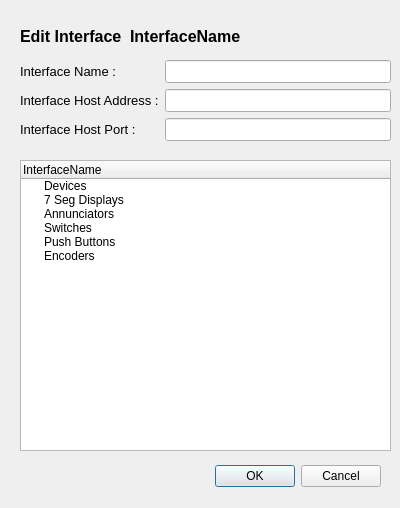
<?xml version="1.0" encoding="UTF-8"?>
<ui version="4.0">
 <class>EditInterface</class>
 <widget class="QDialog" name="EditInterface">
  <property name="geometry">
   <rect>
    <x>0</x>
    <y>0</y>
    <width>400</width>
    <height>508</height>
   </rect>
  </property>
  <property name="windowTitle">
   <string>Edit Interface Dialog</string>
  </property>
  <property name="windowIcon">
   <iconset resource="simopintui.qrc">
    <normaloff>:/imgs/interface.png</normaloff>:/imgs/interface.png</iconset>
  </property>
  <widget class="QDialogButtonBox" name="EditIntBtnBox">
   <property name="geometry">
    <rect>
     <x>40</x>
     <y>460</y>
     <width>341</width>
     <height>32</height>
    </rect>
   </property>
   <property name="orientation">
    <enum>Qt::Orientation::Horizontal</enum>
   </property>
   <property name="standardButtons">
    <set>QDialogButtonBox::StandardButton::Cancel|QDialogButtonBox::StandardButton::Ok</set>
   </property>
  </widget>
  <widget class="QLabel" name="FormInterfaceLbl">
   <property name="geometry">
    <rect>
     <x>20</x>
     <y>26</y>
     <width>111</width>
     <height>20</height>
    </rect>
   </property>
   <property name="font">
    <font>
     <pointsize>12</pointsize>
     <bold>true</bold>
    </font>
   </property>
   <property name="text">
    <string>Edit Interface</string>
   </property>
  </widget>
  <widget class="QLabel" name="FormInterfaceNameLbl">
   <property name="geometry">
    <rect>
     <x>130</x>
     <y>26</y>
     <width>231</width>
     <height>20</height>
    </rect>
   </property>
   <property name="font">
    <font>
     <pointsize>12</pointsize>
     <bold>true</bold>
    </font>
   </property>
   <property name="text">
    <string>InterfaceName</string>
   </property>
  </widget>
  <widget class="QWidget" name="layoutWidget">
   <property name="geometry">
    <rect>
     <x>20</x>
     <y>60</y>
     <width>371</width>
     <height>83</height>
    </rect>
   </property>
   <layout class="QGridLayout" name="gridLayout">
    <item row="0" column="0">
     <widget class="QLabel" name="InterfaceNameLbl">
      <property name="font">
       <font>
        <pointsize>10</pointsize>
       </font>
      </property>
      <property name="text">
       <string>Interface Name : </string>
      </property>
     </widget>
    </item>
    <item row="0" column="1">
     <widget class="QLineEdit" name="InterfaceName">
      <property name="font">
       <font>
        <pointsize>10</pointsize>
       </font>
      </property>
     </widget>
    </item>
    <item row="1" column="0">
     <widget class="QLabel" name="InterfacHostLbl">
      <property name="font">
       <font>
        <pointsize>10</pointsize>
       </font>
      </property>
      <property name="text">
       <string>Interface Host Address :</string>
      </property>
     </widget>
    </item>
    <item row="1" column="1">
     <widget class="QLineEdit" name="InterfaceHost">
      <property name="font">
       <font>
        <pointsize>10</pointsize>
       </font>
      </property>
     </widget>
    </item>
    <item row="2" column="0">
     <widget class="QLabel" name="InterfacePortLbl">
      <property name="font">
       <font>
        <pointsize>10</pointsize>
       </font>
      </property>
      <property name="text">
       <string>Interface Host Port :</string>
      </property>
     </widget>
    </item>
    <item row="2" column="1">
     <widget class="QLineEdit" name="InterfacePort">
      <property name="font">
       <font>
        <pointsize>10</pointsize>
       </font>
      </property>
     </widget>
    </item>
   </layout>
  </widget>
  <widget class="QTreeWidget" name="treeWidget">
   <property name="geometry">
    <rect>
     <x>20</x>
     <y>160</y>
     <width>371</width>
     <height>291</height>
    </rect>
   </property>
   <column>
    <property name="text">
     <string>InterfaceName</string>
    </property>
    <property name="icon">
     <iconset resource="simopintui.qrc">
      <normaloff>:/imgs/interface.png</normaloff>:/imgs/interface.png</iconset>
    </property>
   </column>
   <item>
    <property name="text">
     <string>Devices</string>
    </property>
    <property name="icon">
     <iconset resource="simopintui.qrc">
      <normaloff>:/imgs/device.png</normaloff>:/imgs/device.png</iconset>
    </property>
   </item>
   <item>
    <property name="text">
     <string>7 Seg Displays</string>
    </property>
    <property name="icon">
     <iconset resource="simopintui.qrc">
      <normaloff>:/imgs/display_green.png</normaloff>:/imgs/display_green.png</iconset>
    </property>
   </item>
   <item>
    <property name="text">
     <string>Annunciators</string>
    </property>
    <property name="icon">
     <iconset resource="simopintui.qrc">
      <normaloff>:/imgs/indicator.png</normaloff>:/imgs/indicator.png</iconset>
    </property>
   </item>
   <item>
    <property name="text">
     <string>Switches</string>
    </property>
    <property name="icon">
     <iconset resource="simopintui.qrc">
      <normaloff>:/imgs/switch.png</normaloff>:/imgs/switch.png</iconset>
    </property>
   </item>
   <item>
    <property name="text">
     <string>Push Buttons</string>
    </property>
    <property name="icon">
     <iconset resource="simopintui.qrc">
      <normaloff>:/imgs/toogleswitch.png</normaloff>:/imgs/toogleswitch.png</iconset>
    </property>
   </item>
   <item>
    <property name="text">
     <string>Encoders</string>
    </property>
    <property name="icon">
     <iconset resource="simopintui.qrc">
      <normaloff>:/imgs/encoder.png</normaloff>:/imgs/encoder.png</iconset>
    </property>
   </item>
  </widget>
 </widget>
 <resources>
  <include location="simopintui.qrc"/>
 </resources>
 <connections>
  <connection>
   <sender>EditIntBtnBox</sender>
   <signal>accepted()</signal>
   <receiver>EditInterface</receiver>
   <slot>accept()</slot>
   <hints>
    <hint type="sourcelabel">
     <x>248</x>
     <y>254</y>
    </hint>
    <hint type="destinationlabel">
     <x>157</x>
     <y>274</y>
    </hint>
   </hints>
  </connection>
  <connection>
   <sender>EditIntBtnBox</sender>
   <signal>rejected()</signal>
   <receiver>EditInterface</receiver>
   <slot>reject()</slot>
   <hints>
    <hint type="sourcelabel">
     <x>316</x>
     <y>260</y>
    </hint>
    <hint type="destinationlabel">
     <x>286</x>
     <y>274</y>
    </hint>
   </hints>
  </connection>
 </connections>
</ui>
